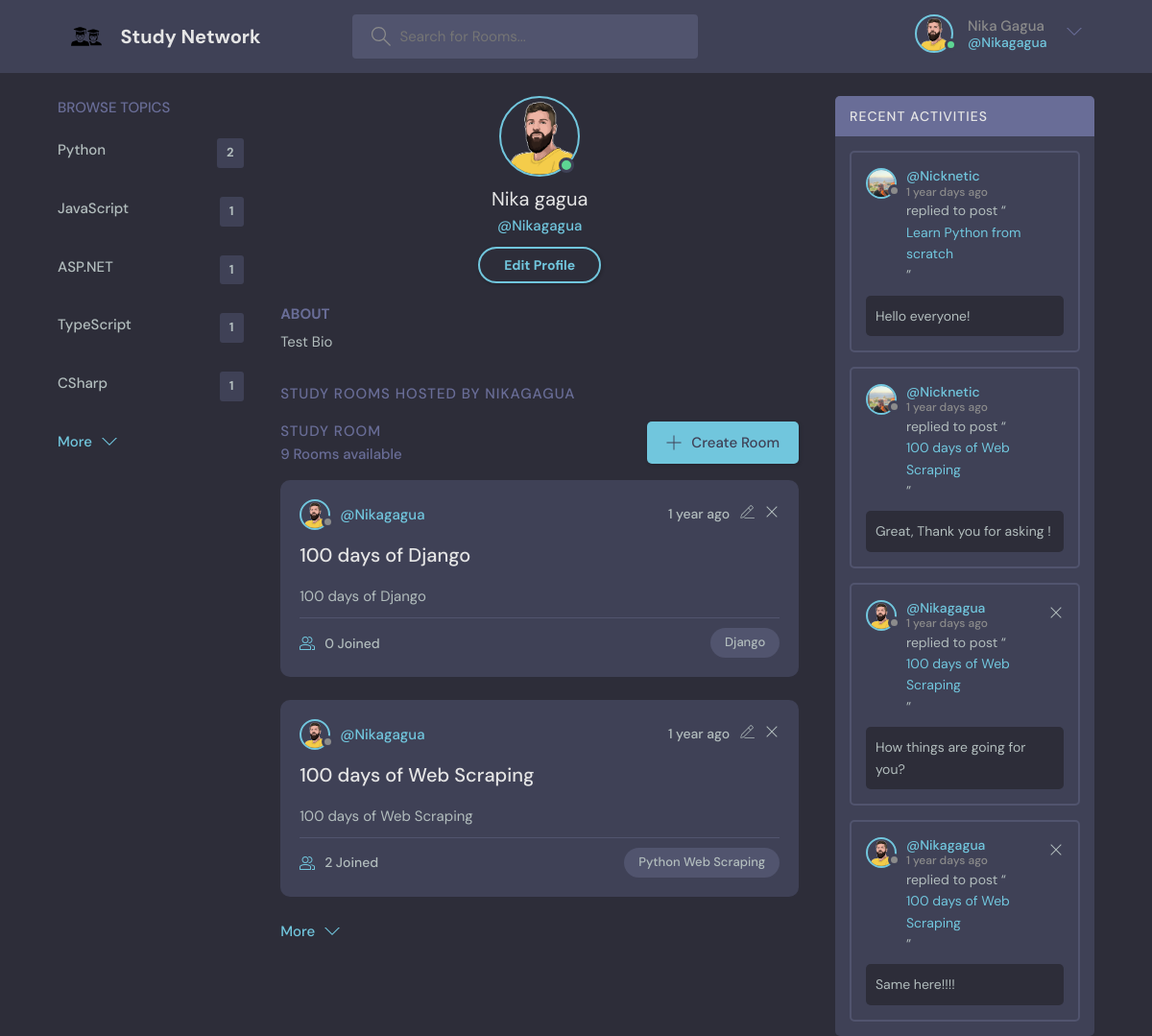
The page /profile/1/ (signed in) on the database its author committed.
### base/models.py (models this page shows, shortened)
class User(AbstractUser):
    username = models.CharField(max_length=150, unique=True)
    name = models.CharField(max_length=200, null=True)
    email = models.EmailField(unique=True, null=True)
    bio = models.TextField(null=True)
    avatar = models.ImageField(null=True, default="avatar.svg")
    USERNAME_FIELD = "email"
    REQUIRED_FIELDS = ["username"]

class Topic(models.Model):
    name = models.CharField(max_length=200)
    class Meta:
        ordering = ["-name"]

class Room(models.Model):
    host = models.ForeignKey(User, on_delete=models.SET_NULL, null=True)
    topic = models.ForeignKey(Topic, on_delete=models.SET_NULL, null=True)
    name = models.CharField(max_length=200)
    description = models.TextField(null=True, blank=True)
    participants = models.ManyToManyField(User, related_name="participants", blank=True)
    updated = models.DateTimeField(auto_now=True)
    created = models.DateTimeField(auto_now_add=True)
    class Meta:
        ordering = ["-updated", "-created"]

class Message(models.Model):
    user = models.ForeignKey(User, on_delete=models.CASCADE)
    room = models.ForeignKey(Room, on_delete=models.CASCADE)
    body = models.TextField()
    updated = models.DateTimeField(auto_now=True)
    created = models.DateTimeField(auto_now_add=True)
    class Meta:
        ordering = ["-updated", "-created"]

### base/views.py (the view)
# urls.py: path("profile/<int:pk>/", views.user_profile, name="user-profile"),
@login_required(login_url="login")
def user_profile(request, pk):
    user = User.objects.get(id=pk)
    rooms = Room.objects.filter()[0:2]
    show_all_room = Room.objects.filter()[3:]
    room_messages = Message.objects.filter()[0:4]
    topics = Topic.objects.annotate(room_count=Count("room")).order_by("-room_count")
    top_topics = topics[0:5]
    other_topics = topics[5:]
    all_room_count = Room.objects.all().count()
    context = {
        "user": user,
        "rooms": rooms,
        "show_all_room": show_all_room,
        "room_messages": room_messages,
        "topics": top_topics,
        "other_topics": other_topics,
        "all_room_count": all_room_count,
    }
    return render(request, "base/profile.html", context)

### base/templates/base/profile.html
{% extends 'main.html' %}
{% block content %}
    <main class="profile-page layout layout--3">
        <div class="container">
            {% include 'base/topic_component.html' %}
            <div class="roomList">
                {% if user.is_authenticated %}
                    <div class="profile">
                        <div class="profile__avatar">
                            <div class="avatar avatar--large active">
                                <img src="{{ user.avatar.url }}" alt="user avatar"/>
                            </div>
                        </div>
                        <div class="profile__info">
                            {% if user.name %}
                                <h3>{{ user.name.capitalize }}</h3>
                            {% else %}
                                <h3>{{ user.username.capitalize }}</h3>
                            {% endif %}
                            <p>@{{ user.username }}</p>
                            {% if request.user == user %}
                                <a href="{% url 'update-user' %}" class="btn btn--main btn--pill">Edit Profile</a>
                            {% endif %}
                        </div>
                        <div class="profile__about">
                            <h3>About</h3>
                            {% if user.bio %}
                                <p>
                                    {{ user.bio }}
                                </p>
                            {% else %}
                                <p>
                                    No information has been added in bio
                                </p>
                            {% endif %}
                        </div>
                    </div>
                    <div class="roomList__header">
                        <div>
                            <h2>Study Rooms Hosted by {{ request.user.username }}
                            </h2>
                        </div>
                    </div>
                    {% include 'base/feed_component.html' %}
                    </div>
                    {% include 'base/activity_component.html' %}
                    </div>
                {% endif %}
    </main>
{% endblock content %}

### templates/navbar.html (shortened to what this page needs)
{% block content %}
    <header class="header header--loggedIn">
        <div class="container">
            <a href="{% url 'home' %}" class="header__logo">
                <img src="/static/assets/study-group-icon.svg" alt="logo"/>
                <h1>Study Network</h1>
            </a>
            <form class="header__search" method="get" action="{% url 'home' %}">
                <label>
                    <input type="text" name="q" placeholder="Search for Rooms..."/>
                </label>
            </form>
            <nav class="header__menu">
                {% if request.user.is_authenticated %}
                    <div class="header__user">
                        <a href="{% url 'user-profile' request.user.id %}">
                            <div class="avatar avatar--medium active">
                                <img src="{{ request.user.avatar.url }}" alt="=user avatar"/>
                            </div>
                            {% if request.user.name.capitalize %}
                                <p>{{ request.user.name }}
                                    <span>@{{ request.user.username }}</span></p>
                            {% else %}
                                <p>{{ request.user.username.capitalize }}
                                    <span>@{{ request.user.username }}</span></p>
                            {% endif %}
                        </a>
                        <button class="dropdown-button">
                            <svg xmlns="http://www.w3.org/2000/svg" width="32" height="32"
                                 viewBox="0 0 32 32">
                                <title>chevron-down</title>
                                <path d="M16 21l-13-13h-3l16 16 16-16h-3l-13 13z"></path>
                            </svg>
                        </button>
                    </div>
                {% else %}
                    <a href="{% url 'login' %}">
                        <img src="/static/assets/avatar.svg" alt="">
                        <p>Login</p>
                    </a>
                {% endif %}
            </nav>
        </div>
    </header>
{% endblock %}

### base/templates/base/topic_component.html (shortened to what this page needs)
<div class="topics">
    <div class="topics__header">
        <h2>Browse Topics</h2>
    </div>
    <ul class="topics__list" id="defaultTopics">
        {% for topic in topics %}
            <li>
                <a href="{% url 'home' %}?q={{ topic.name }}">
                    {{ topic.name }} <span>{{ topic.room_count }}</span>
                </a>
            </li>
        {% endfor %}
    </ul>
    <a class="btn btn--link" href="#" id="showMoreTopics">
        More
        <svg xmlns="http://www.w3.org/2000/svg" width="32" height="32" viewBox="0 0 32 32">
            <title>chevron-down</title>
            <path d="M16 21l-13-13h-3l16 16 16-16h-3l-13 13z"></path>
        </svg>
    </a>
</div>

### base/templates/base/feed_component.html (shortened to what this page needs)
<div class="roomList">
    <div class="roomList__header">
        <div>
            <h2>Study Room</h2>
            <p>{{ all_room_count }} Rooms available</p>
        </div>
        <a class="btn btn--main" href="{% url 'create-room' %}">
            <svg xmlns="http://www.w3.org/2000/svg" width="32" height="32"
                 viewBox="0 0 32 32">
                <title>add</title>
                <path
                        d="M16.943 0.943h-1.885v14.115h-14.115v1.885h14.115v14.115h1.885v-14.115h14.115v-1.885h-14.115v-14.115z"
                ></path>
            </svg>
            Create Room
        </a>
    </div>
    {% for room in rooms %}
        <div class="roomListRoom">
            <div class="roomListRoom__header">
                <a href="{% url 'user-profile' room.host.id %}" class="roomListRoom__author">
                    <div class="avatar avatar--small">
                        <img src="{{ room.host.avatar.url }}" alt="user avatar"/>
                    </div>
                    <span>@{{ room.host.username }}</span>
                </a>
                <div class="roomListRoom__actions">
                    <span>{{ room.created | timesince }} ago</span>
                    {% if request.user == room.host %}
                        <div class="roomListRoom__actions">
                            <a href="{% url 'update-room' room.id %}">
                            </a>
                            <a href="{% url 'delete-room' room.id %}">
                                <svg xmlns="http://www.w3.org/2000/svg" width="32" height="32"
                                     viewBox="0 0 32 32">
                                    <title>remove</title>
                                    <path
                                            d="M27.314 6.019l-1.333-1.333-9.98 9.981-9.981-9.981-1.333 1.333 9.981 9.981-9.981 9.98 1.333 1.333 9.981-9.98 9.98 9.98 1.333-1.333-9.98-9.98 9.98-9.981z"
                                    ></path>
                                </svg>
                            </a>
                        </div>
                    {% endif %}
                </div>
            </div>
            <div class="roomListRoom__content">
                <a href="{% url 'room' room.id %}">{{ room.name }}</a>
                <p>
                    {{ room.description }}
                </p>
            </div>
            <div class="roomListRoom__meta">
                <a href="{% url 'room' room.id %}" class="roomListRoom__joined">
                    {{ room.participants.count }} Joined
                </a>
                <p class="roomListRoom__topic">{{ room.topic.name }}</p>
            </div>
        </div>
    {% endfor %}
    <a class="btn btn--link" href="#" id="showMoreRooms">
        More
        <svg xmlns="http://www.w3.org/2000/svg" width="32" height="32" viewBox="0 0 32 32">
            <title>chevron-down</title>
            <path d="M16 21l-13-13h-3l16 16 16-16h-3l-13 13z"></path>
        </svg>
    </a>
</div>

### base/templates/base/activity_component.html
<div class="activities">
    <div class="activities__header">
        <h2>Recent Activities</h2>
    </div>
    {% for message in room_messages %}
        <div class="activities__box">
            <div class="activities__boxHeader roomListRoom__header">
                <a href="{% url 'user-profile' message.user.id %}" class="roomListRoom__author">
                    <div class="avatar avatar--small">
                        <img src="{{ message.user.avatar.url }}" alt="user avatar"/>
                    </div>
                    <p>
                        @{{ message.user.username }}
                        <span>{{ message.created | timesince }} days ago</span>
                    </p>
                </a>
                {% if request.user == message.user %}
                    <div class="roomListRoom__actions">
                        <a href="{% url 'delete-activity' message.id %}">
                            <svg xmlns="http://www.w3.org/2000/svg" width="32" height="32"
                                 viewBox="0 0 32 32">
                                <title>remove</title>
                                <path
                                        d="M27.314 6.019l-1.333-1.333-9.98 9.981-9.981-9.981-1.333 1.333 9.981 9.981-9.981 9.98 1.333 1.333 9.981-9.98 9.98 9.98 1.333-1.333-9.98-9.98 9.98-9.981z"
                                ></path>
                            </svg>
                        </a>
                    </div>
                {% endif %}
            </div>
            <div class="activities__boxContent">
                <p>replied to post “<a href="{% url 'room' message.room.id %}">{{ message.room.name }}</a>”</p>
                <div class="activities__boxRoomContent">
                    {{ message.body }}
                </div>
            </div>
        </div>
    {% endfor %}
</div>

### rows shown on the page
User: user.avatar (picture), user.name "Nika Gagua", user.username "Nikagagua", avatar (picture), name "Nika gagua", username "Nikagagua", bio "Test Bio", user.username "NIKAGAGUA"
Topic: name "Python", room_count "2"
Topic: name "JavaScript", room_count "1"
Topic: name "ASP.NET", room_count "1"
Topic: name "TypeScript", room_count "1"
Topic: name "CSharp", room_count "1"
Room: host.avatar (picture), host.username "Nikagagua", created "1 year", name "100 days of Django", description "100 days of Django", participants.count "0", topic.name "Django"
Room: host.avatar (picture), host.username "Nikagagua", created "1 year", name "100 days of Web Scraping", description "100 days of Web Scraping", participants.count "2", topic.name "Python Web Scraping"
Message: user.avatar (picture), user.username "Nicknetic", created "1 year", room.name "Learn Python from scratch", body "Hello everyone!"
Message: user.avatar (picture), user.username "Nicknetic", created "1 year", room.name "100 days of Web Scraping", body "Great, Thank you for asking !"
Message: user.avatar (picture), user.username "Nikagagua", created "1 year", room.name "100 days of Web Scraping", body "How things are going for you?"
Message: user.avatar (picture), user.username "Nikagagua", created "1 year", room.name "100 days of Web Scraping", body "Same here!!!!"

### other values the page prints
{{ all_room_count }} "9"
